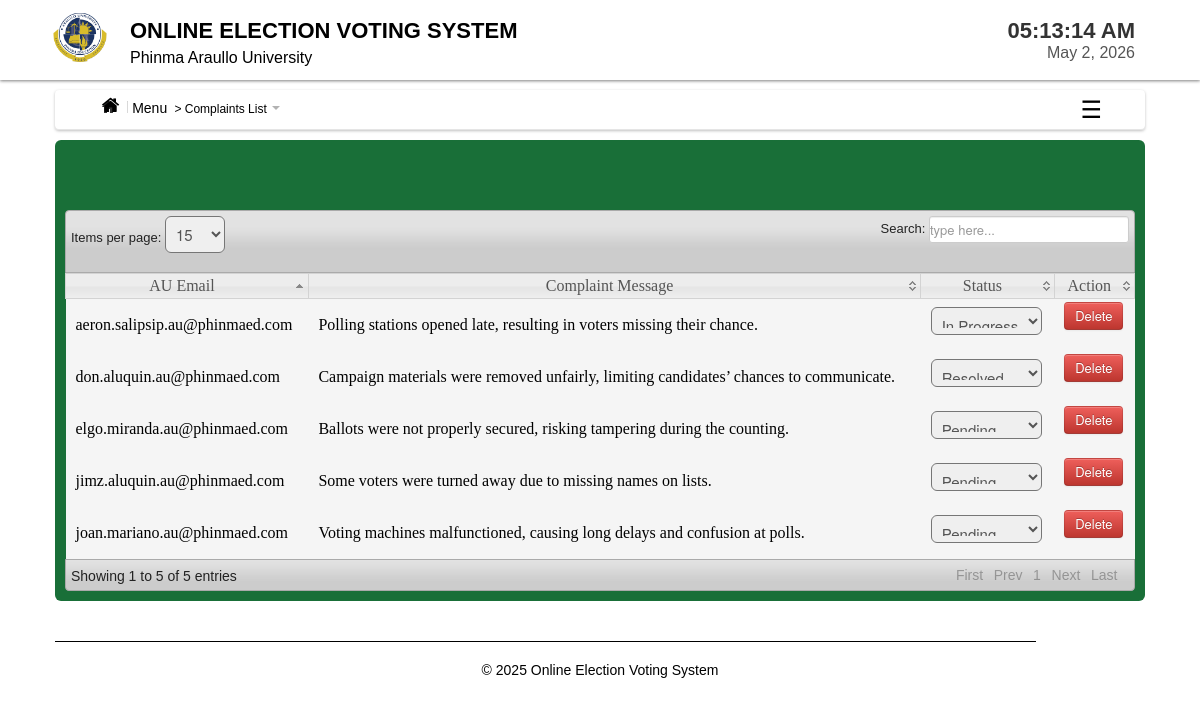
/admin/complaint.php (signed in), run on the app's committed database.
### tables this page shows
CREATE TABLE `complaint` (
  `complaint_id` int(11) NOT NULL,
  `voterID` int(11) NOT NULL,
  `subject` varchar(255) NOT NULL,
  `description` text NOT NULL,
  `status` enum('pending','in_progress','resolved') DEFAULT 'pending',
  `created_at` timestamp NOT NULL DEFAULT current_timestamp(),
  `updated_at` timestamp NOT NULL DEFAULT current_timestamp() ON UPDATE current_timestamp(),
  `Username` varchar(100) NOT NULL,
  `SchoolID` varchar(50) NOT NULL,
  `Year` varchar(100) NOT NULL
);

### admin/complaint.php (the view, shortened to what this page needs)
<?php
include('header.php');
include('dbcon.php');
?>
</head>
<body>
<?php include('nav_top.php'); ?>
<div class="wrapper">
<div class="home_body">
<?php include('menusidebar.php'); ?>
<section>
	<div id="element" class="hero-body">
	    <div class="pagination">
    <ul>
    </ul>
    </div>
	<table class="users-table">
<div class="demo_jui">
    <table cellpadding="0" cellspacing="0" border="0" class="display" id="log" class="jtable">
    <thead>
  <tr>
      <th>AU Email</th>
      <th>Complaint Message</th>
      <th>Status</th>
      <th>Action</th>
  </tr>
</thead>
    <tbody>
<?php
$query = "SELECT complaint_id, Username, subject, description, status FROM complaint ORDER BY created_at DESC";
$result = mysqli_query($conn, $query);
if (!$result) {
    echo "<tr><td colspan='5'>Error fetching data: " . mysqli_error($conn) . "</td></tr>";
} elseif (mysqli_num_rows($result) == 0) {
    echo "<tr><td colspan='5'>No complaints found.</td></tr>";
} else {
   while ($row = mysqli_fetch_assoc($result)) {
    echo "<tr>";
    echo "<td>" . htmlspecialchars($row['Username']) . "</td>";
    echo "<td>" . nl2br(htmlspecialchars($row['description'])) . "</td>";
    echo "<td>
            <form method='post' style='margin:0;'>
                <input type='hidden' name='complaint_id' value='" . $row['complaint_id'] . "' />
                <select name='status' onchange='this.form.submit()'>
                    <option value='pending'" . ($row['status'] == 'pending' ? " selected" : "") . ">Pending</option>
                    <option value='in_progress'" . ($row['status'] == 'in_progress' ? " selected" : "") . ">In Progress</option>
                    <option value='resolved'" . ($row['status'] == 'resolved' ? " selected" : "") . ">Resolved</option>
                </select>
                <input type='hidden' name='update_status' value='1' />
            </form>
          </td>";
    echo "<td>
            <form method='post' onsubmit='return confirm(\"Are you sure you want to delete this complaint?\");'>
                <input type='hidden' name='delete_id' value='" . $row['complaint_id'] . "' />
                <button type='submit' name='delete_complaint' class='btn btn-danger'>Delete</button>
            </form>
          </td>";
    echo "</tr>";
}
}
?>
    </tbody>
</table>
	</div>
	</div>
<?php include('footer.php')?>
</div>
</body>
</html>

### admin/css/datatable/demo_table_jui.css (style rules this page uses)
table.display thead th { cursor: pointer; padding: 3px 0 3px 10px; }
table.display { border-collapse: collapse; clear: both; margin: 0 auto; width: 100%; }
table.display td { padding: 3px 10px; }
tr.odd { background-color: #f5f5f5; }
tr.even { background-color: #f5f5f5; }
tr.odd td.sorting_1 { background-color: f5f5f5; }
tr.even td.sorting_1 { background-color: f5f5f5; }

### admin/css/Home.css (style rules this page uses)
* { margin: 0; padding: 0; }
body { font-family: "Poppins", sans-serif; font-size: 14px; background-color: #fff ; background-position: 0 0px; }
.wrapper { width:1090px; margin:10px auto; }

### data on the page
complaint: Username "aeron.salipsip.au@phinmaed.com", description "Polling stations opened late, resulting in voters missing their chance.", status "In Progress"
complaint: Username "don.aluquin.au@phinmaed.com", description "Campaign materials were removed unfairly, limiting candidates’ chances to communicate.", status "Resolved"
complaint: Username "elgo.miranda.au@phinmaed.com", description "Ballots were not properly secured, risking tampering during the counting.", status "Pending"
complaint: Username "jimz.aluquin.au@phinmaed.com", description "Some voters were turned away due to missing names on lists.", status "Pending"
complaint: Username "joan.mariano.au@phinmaed.com", description "Voting machines malfunctioned, causing long delays and confusion at polls.", status "Pending"

### other printed values
$main_label "Complaints List"
